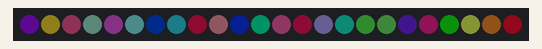
This sketch was run on a simulated ESP8266 (NodeMCU). Parts: 24 RGB LEDs in strip order, left to right. Dim RGB values are drawn brighter than linear; random numbers use the default seed unless the sketch sets one.

Above: at 0.16 s.
At 4.97 s:
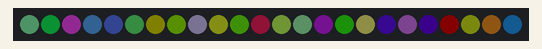
At 10.08 s:
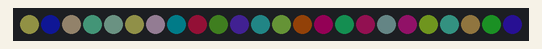
At 20.0 s:
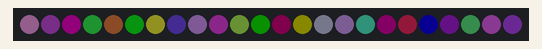
At 29.92 s:
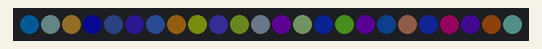
At 39.84 s:
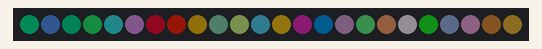

The sketch:

2019-12-25_arduino_neopixel_deneme.ino
```cpp
#include <Adafruit_NeoPixel.h>


#define PIN        D3 // On Trinket or Gemma, suggest changing this to 1

#define NUMPIXELS 24// Popular NeoPixel ring size

Adafruit_NeoPixel pixels(NUMPIXELS, PIN, NEO_GRB + NEO_KHZ800);

#define DELAYVAL 200 // Time (in milliseconds) to pause between pixels

void setup() {
  pixels.begin(); // INITIALIZE NeoPixel strip object (REQUIRED)
  pixels.setBrightness(20);
}

void loop() {
  pixels.clear(); // Set all pixel colors to 'off'

  // The first NeoPixel in a strand is #0, second is 1, all the way up
  // to the count of pixels minus one.
  for(int i=0; i<NUMPIXELS; i++) { // For each pixel...

    // pixels.Color() takes RGB values, from 0,0,0 up to 255,255,255
    // Here we're using a moderately bright green color:
    pixels.setPixelColor(i, pixels.Color(random(0,255), random(0,255),random(0,255)));

    pixels.show();   // Send the updated pixel colors to the hardware.

   // delay(DELAYVAL); // Pause before next pass through loop
  }
}
```
